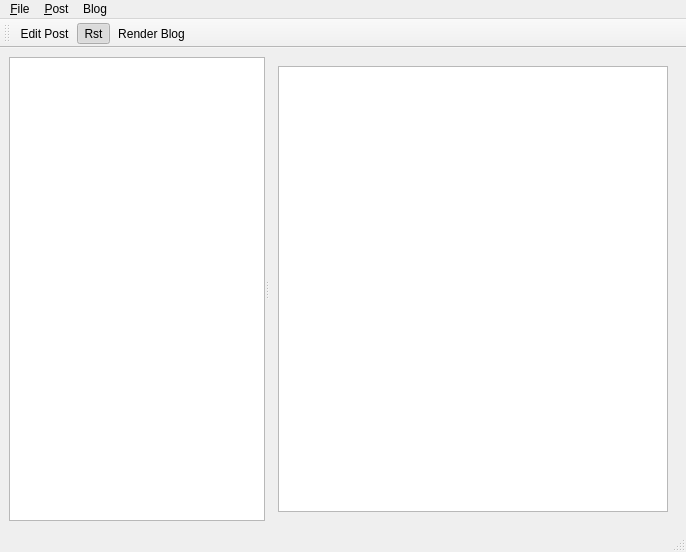
<ui version="4.0" >
 <class>MainWindow</class>
 <widget class="QMainWindow" name="MainWindow" >
  <property name="geometry" >
   <rect>
    <x>0</x>
    <y>0</y>
    <width>686</width>
    <height>552</height>
   </rect>
  </property>
  <property name="windowTitle" >
   <string>MainWindow</string>
  </property>
  <widget class="QWidget" name="centralwidget" >
   <layout class="QHBoxLayout" >
    <property name="margin" >
     <number>9</number>
    </property>
    <property name="spacing" >
     <number>6</number>
    </property>
    <item>
     <widget class="QSplitter" name="splitter" >
      <property name="orientation" >
       <enum>Qt::Horizontal</enum>
      </property>
      <widget class="QTreeView" name="tree" >
       <property name="sizePolicy" >
        <sizepolicy>
         <hsizetype>7</hsizetype>
         <vsizetype>7</vsizetype>
         <horstretch>0</horstretch>
         <verstretch>0</verstretch>
        </sizepolicy>
       </property>
       <property name="sortingEnabled" >
        <bool>false</bool>
       </property>
       <property name="animated" >
        <bool>false</bool>
       </property>
       <property name="allColumnsShowFocus" >
        <bool>true</bool>
       </property>
      </widget>
      <widget class="QStackedWidget" name="stack" >
       <property name="sizePolicy" >
        <sizepolicy>
         <hsizetype>7</hsizetype>
         <vsizetype>5</vsizetype>
         <horstretch>2</horstretch>
         <verstretch>0</verstretch>
        </sizepolicy>
       </property>
       <property name="currentIndex" >
        <number>0</number>
       </property>
       <widget class="QWidget" name="page_2" >
        <layout class="QHBoxLayout" >
         <property name="margin" >
          <number>9</number>
         </property>
         <property name="spacing" >
          <number>6</number>
         </property>
         <item>
          <widget class="QTextBrowser" name="viewer" >
           <property name="openExternalLinks" >
            <bool>true</bool>
           </property>
          </widget>
         </item>
        </layout>
       </widget>
       <widget class="QWidget" name="page" >
        <layout class="QVBoxLayout" >
         <property name="margin" >
          <number>9</number>
         </property>
         <property name="spacing" >
          <number>6</number>
         </property>
         <item>
          <layout class="QGridLayout" >
           <property name="margin" >
            <number>0</number>
           </property>
           <property name="spacing" >
            <number>6</number>
           </property>
           <item row="0" column="0" >
            <widget class="QLabel" name="label" >
             <property name="text" >
              <string>Title</string>
             </property>
            </widget>
           </item>
           <item row="1" column="1" >
            <widget class="QLineEdit" name="link" />
           </item>
           <item row="1" column="0" >
            <widget class="QLabel" name="label_2" >
             <property name="text" >
              <string>Link</string>
             </property>
             <property name="buddy" >
              <cstring>link</cstring>
             </property>
            </widget>
           </item>
           <item row="0" column="1" >
            <widget class="QLineEdit" name="title" />
           </item>
          </layout>
         </item>
         <item>
          <widget class="QTextEdit" name="editor" />
         </item>
         <item>
          <layout class="QHBoxLayout" >
           <property name="margin" >
            <number>0</number>
           </property>
           <property name="spacing" >
            <number>6</number>
           </property>
           <item>
            <widget class="QLineEdit" name="categories" />
           </item>
           <item>
            <widget class="QDateTimeEdit" name="pubDate" />
           </item>
          </layout>
         </item>
        </layout>
       </widget>
      </widget>
     </widget>
    </item>
   </layout>
  </widget>
  <widget class="QMenuBar" name="menubar" >
   <property name="geometry" >
    <rect>
     <x>0</x>
     <y>0</y>
     <width>686</width>
     <height>31</height>
    </rect>
   </property>
   <widget class="QMenu" name="menu_File" >
    <property name="title" >
     <string>&amp;File</string>
    </property>
    <addaction name="separator" />
    <addaction name="separator" />
   </widget>
   <widget class="QMenu" name="menu_Post" >
    <property name="title" >
     <string>&amp;Post</string>
    </property>
    <addaction name="actionEdit_Item" />
   </widget>
   <widget class="QMenu" name="menuBlog" >
    <property name="title" >
     <string>Blog</string>
    </property>
    <addaction name="actionRender_Blog" />
   </widget>
   <addaction name="menu_File" />
   <addaction name="menu_Post" />
   <addaction name="menuBlog" />
  </widget>
  <widget class="QStatusBar" name="statusbar" />
  <widget class="QToolBar" name="toolBar" >
   <property name="orientation" >
    <enum>Qt::Horizontal</enum>
   </property>
   <attribute name="toolBarArea" >
    <number>4</number>
   </attribute>
   <addaction name="actionEdit_Item" />
   <addaction name="actionRst" />
   <addaction name="actionRender_Blog" />
  </widget>
  <action name="actionEdit_Item" >
   <property name="checkable" >
    <bool>true</bool>
   </property>
   <property name="icon" >
    <iconset>../../../../../../../../opt/kde/share/icons/crystalsvg/32x32/actions/edit.png</iconset>
   </property>
   <property name="text" >
    <string>Edit Post</string>
   </property>
  </action>
  <action name="actionRst" >
   <property name="checkable" >
    <bool>true</bool>
   </property>
   <property name="checked" >
    <bool>true</bool>
   </property>
   <property name="icon" >
    <iconset>../../../../../../../../opt/kde/share/icons/crystalsvg/32x32/actions/fonts.png</iconset>
   </property>
   <property name="text" >
    <string>Rst</string>
   </property>
  </action>
  <action name="actionRender_Blog" >
   <property name="icon" >
    <iconset>../../../../../../../../opt/kde/share/icons/crystalsvg/32x32/actions/up.png</iconset>
   </property>
   <property name="text" >
    <string>Render Blog</string>
   </property>
  </action>
 </widget>
 <resources/>
 <connections/>
</ui>
